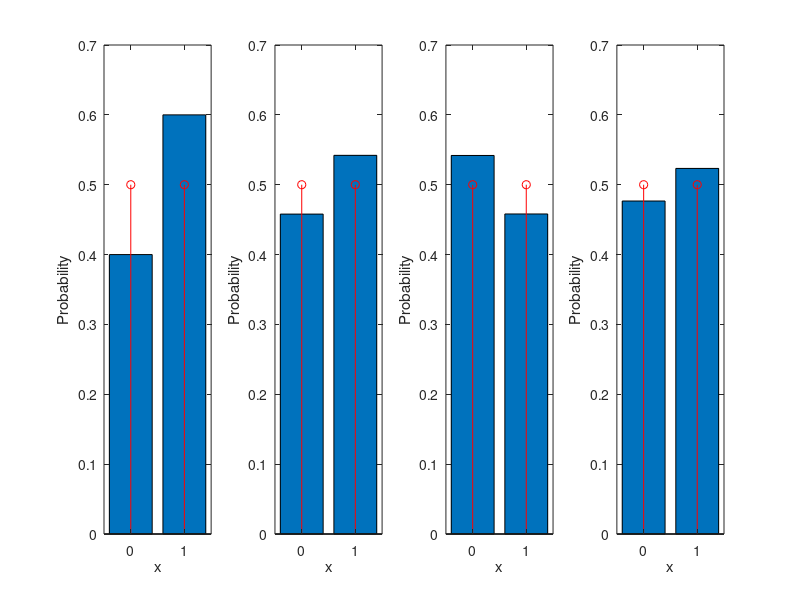

Source code (MATLAB): (Note: this script raises an error after producing the figure.)
%-------------------------------------------------------------------------%
%  Master thesis : Research and development on Deep Learning techniques   %
%                  in the field of computer vision                        %
%  File          : MC_Flip_coin.m                                         %
%  Description   : Probability coin flip approximation                    %
%  Author        : Monachopoulos Konstantinos                              %
%-------------------------------------------------------------------------%

clc;clear;close all;
size=1;
pl=1;
N=round(linspace(10,300,4));

for n=1:length(N) % Repeat random generation for N times

% Generate Random variables from Uniform distribution
for i=1:N(n)
    rnd(i)=rand();
end

% Head or tails (zero or one)
rnd=round(size * rnd)+1;

% Initialize histogram
histogram=zeros( 1,size+1);

% Sum the random results to the histogram
for i=1:N(n)   
    histogram(1, rnd(i))=histogram(1, rnd(i))+1;
end

% Normalize and plot the results
subplot(1,4,pl),bar(0:size,(histogram/N(n)));

hold on;
stem(0:size,ones(1,2)*1/2,'r')
hold off

pl=pl+1;

xlabel('x');
ylabel('Probability');
end

suptitle('Flip Coin Distribution Aproximation')

% Compute Statistics
Exp=(0*histogram(1)+1*histogram(1)) / (histogram(1)+histogram(2));
Ph=histogram(1)/sum(sum(histogram));
Pt=(1-Ph);
variance=((0-Exp)^2) * Ph + ((1-Exp)^2) * Ph;

% Print the Results
fprintf('Expectation - Mean  is %.3f\n',Exp) ;
fprintf('Probability of heads is %.3f\n',Ph) ;
fprintf('Probability of tails is %.3f\n',Pt) ;
fprintf('Variance  is %.3f\n',variance);
fprintf('SE is %.3f\n',sqrt(variance));